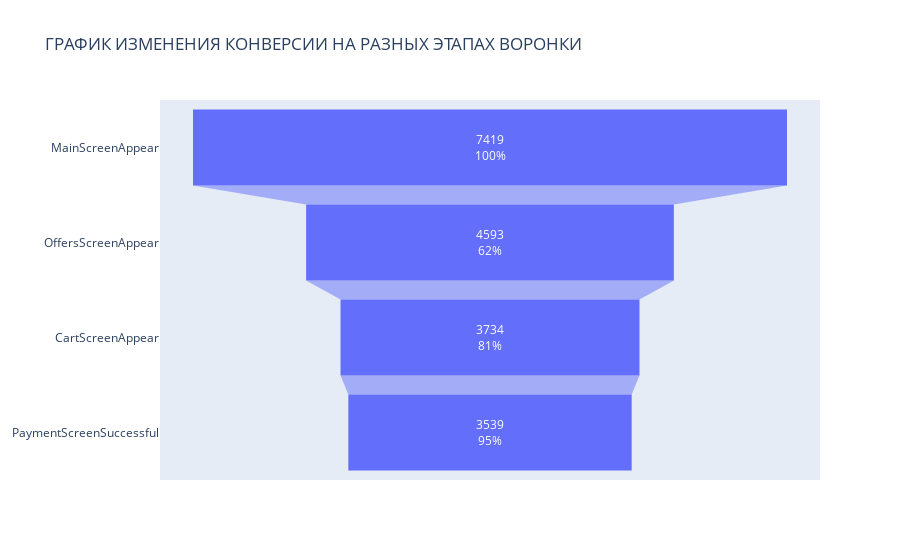

Source (notebook cell):
### Code cell
#построим сводный график продуктовой воронки для обеих групп
#отобразим на нём абсолютные цифры и процент перешедших на следующую ступень, относительно первой ступени

fig = go.Figure()

fig.add_trace(go.Funnel(
    name = 'Группа А',
    y = users_per_events['event_name'],
    x = users_per_events['cnt_users'],
     textinfo = "value+percent previous"))

fig.update_layout(title_text='ГРАФИК ИЗМЕНЕНИЯ КОНВЕРСИИ НА РАЗНЫХ ЭТАПАХ ВОРОНКИ')
fig.show()

### Figure 1 — Plotly figure (JSON) as saved in the notebook; plotly's stock layout.template omitted (floating-point values rounded to 4 significant figures)
{"data": [{"name": "Группа А", "textinfo": "value+percent previous", "type": "funnel", "x": [7419, 4593, 3734, 3539], "y": ["MainScreenAppear", "OffersScreenAppear", "CartScreenAppear", "PaymentScreenSuccessful"]}], "layout": {"title": {"text": "ГРАФИК ИЗМЕНЕНИЯ КОНВЕРСИИ НА РАЗНЫХ ЭТАПАХ ВОРОНКИ"}}}
